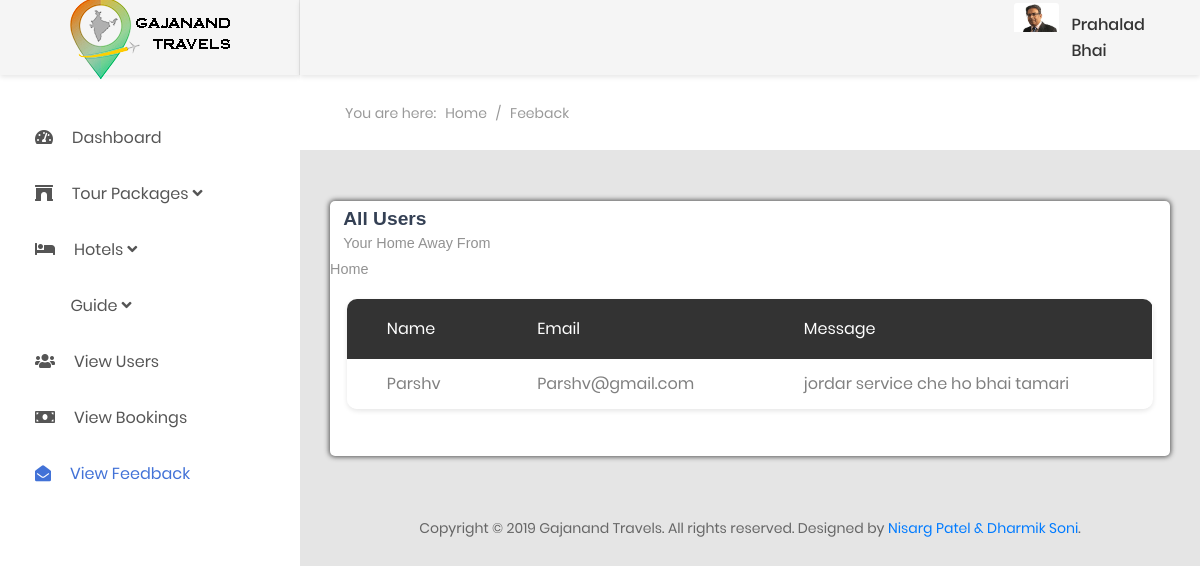
The app's page /admin/view_feedback.php with its own data.
### tables this page shows
CREATE TABLE IF NOT EXISTS `feedback_info` (
  `Id` int(3) NOT NULL AUTO_INCREMENT,
  `Name` varchar(50) NOT NULL,
  `Email` varchar(50) NOT NULL,
  `Message` text NOT NULL,
  KEY `Id` (`Id`),
  KEY `Id_2` (`Id`)
);

### admin/feedback_table.php (called while the page is built)
<?php
include('../includes/config.php');
$feed_detail = "SELECT * from feedback_info ";
$feed_detail_rs = mysqli_query($con,$feed_detail);
?>

### admin/view_feedback.php (the view, shortened to what this page needs)
<?php
    include('feedback_table.php');
 ?>
<!DOCTYPE html>
<html lang="en">
<head>
    <link href="css/font-face.css" rel="stylesheet" media="all">
    <link href="vendor/font-awesome-4.7/css/font-awesome.min.css" rel="stylesheet" media="all">
    <link href="vendor/font-awesome-5/css/fontawesome-all.min.css" rel="stylesheet" media="all">
    <link href="vendor/mdi-font/css/material-design-iconic-font.min.css" rel="stylesheet" media="all">
    <link href="vendor/bootstrap-4.1/bootstrap.min.css" rel="stylesheet" media="all">
    <link href="vendor/animsition/animsition.min.css" rel="stylesheet" media="all">
    <link href="vendor/bootstrap-progressbar/bootstrap-progressbar-3.3.4.min.css" rel="stylesheet" media="all">
    <link href="vendor/wow/animate.css" rel="stylesheet" media="all">
    <link href="vendor/css-hamburgers/hamburgers.min.css" rel="stylesheet" media="all">
    <link href="vendor/slick/slick.css" rel="stylesheet" media="all">
    <link href="vendor/select2/select2.min.css" rel="stylesheet" media="all">
    <link href="vendor/perfect-scrollbar/perfect-scrollbar.css" rel="stylesheet" media="all">
<link rel='stylesheet' href='https://use.fontawesome.com/releases/v5.7.0/css/all.css'>
    <link rel="stylesheet" href="https://cdnjs.cloudflare.com/ajax/libs/font-awesome/4.7.0/css/font-awesome.min.css">
    <link href="css/theme.css" rel="stylesheet" media="all">
    <link href="css/my1.css" rel="stylesheet" media="all">
</head>
<body class="animsition">
    <div class="page-wrapper">
        <aside class="menu-sidebar d-none d-lg-block">
            <div class="logo">
                <a href="#">
                    <img src="../Logo/nisFinal.png" alt="Cool Admin"  />
                </a>
            </div>
            <div class="menu-sidebar__content js-scrollbar1">
                <nav class="navbar-sidebar">
                    <ul class="list-unstyled navbar__list">
                         <li class="has-sub">
                            <a href="home.php">
                                <i class="fas fa-tachometer-alt"></i>Dashboard
                            </a>
                        </li>
                        <li>
                            <a class="js-arrow" href="#">
                                <i class="fas fa-archway"></i>Tour Packages
                                <span class="arrow">
                                    <i class="fas fa-angle-down"></i>
                                </span>
                            </a>
                        </li>
                        <li class="has-sub">
                            <a class="js-arrow " href="#">
                                <i class="fas fa-hotel"></i>Hotels
                                <span class="arrow">
                                    <i class="fas fa-angle-down"></i>
                                </span>
                            </a>
                        </li>
                        <li class="has-sub ">
                            <a class="js-arrow" href="#">
                                <i class="zmdi zmdi-face"></i> Guide
                                <span class="arrow">
                                    <i class="fas fa-angle-down"></i>
                                </span>
                            </a>
                        </li>
                        <li class="has-sub">
                            <a href="all_users.php">
                                <i class="fas fa-users"></i>View Users
                            </a>
                        </li>
                        <li class="has-sub">
                            <a href="view_bookings.php">
                                <i class="fas fa-money"></i>View Bookings
                            </a>
                        </li>
                        <li class="has-sub active">
                            <a href="view_feedback.php">
                                <i class="fa fa-envelope-open"></i>View Feedback
                            </a>
                        </li>
                    </ul>
                </nav>
            </div>
        </aside>
        <div class="page-container">
            <header class="header-desktop">
                <div class="section__content section__content--p30">
                    <div class="container-fluid">
                        <div class="header-wrap">
                            <div class="header-button">
                                          <div class="account-wrap" >
                                    <div class="account-item clearfix js-item-menu">
                                        <div class="image">
                                            <img src="images/admin.jpg" alt="Admin"  />
                                        </div>
                                        <div class="content">
                                            <a class="js-acc-btn" href="#">Prahalad Bhai</a>
                                        </div>
                                    </div>
                                </div>
                            </div>
                        </div>
                    </div>
                </div>
            </header>
            <section class="au-breadcrumb m-t-75">
                <div class="section__content section__content--p30">
                    <div class="container-fluid">
                        <div class="row">
                            <div class="col-md-12">
                                <div class="au-breadcrumb-content">
                                    <div class="au-breadcrumb-left">
                                        <span class="au-breadcrumb-span">You are here:</span>
                                        <ul class="list-unstyled list-inline au-breadcrumb__list">
                                            <li class="list-inline-item active">
                                                <a href="home.php">Home</a>
                                            </li>
                                            <li class="list-inline-item seprate">
                                                <span>/</span>
                                            </li>
                                            <li class="list-inline-item">Feeback</li>
                                        </ul>
                                    </div>
                                </div>
                            </div>
                        </div>
                    </div>
                </div>
            </section>
            <div class="main-content">
                <div class="section__content section__content--p30">
                    <div class="container-fluid">
                        <div class="row rrow" style="margin-top: -8%;">
                            <div class="two-box-text">
                        <h4 class="two-box-title">
                                    All Users
                                </h4>
                                <span class="two-box-desc">
                                    your home away from home
                                </span>
                    </div>
                            <div class="col-lg-18" style="width: 100%; padding: 2%;">
                                <div class="table-responsive table--no-card m-b-30">
                                    <table class="table table-borderless table-striped table-earning">
                                        <thead>
                                            <tr>
                                                <th scope="col">Name</th>
                                                <th scope="col">Email</th>
                                                <th scope="col">Message</th>
                                            </tr>
                                        </thead>
                                        <tbody>
                                            <?php
                                                while($feed_detail_data = mysqli_fetch_array($feed_detail_rs)){
                                             ?>
                                        <form method="post" id="allUser" action="del_user.php">
                                            <tr>
                                                <td><?php echo $feed_detail_data['Name'];?></td>
                                                <td><?php echo $feed_detail_data['Email'];?></td>
                                                <td><?php echo $feed_detail_data['Message'];?></td>
                                            </tr>
                                        </form>
                                            <?php
                                        }
                                        ?>
                                        </tbody>
                                    </table>
                                </div>
                            </div>
                        </div>
                        <div class="row">
                            <div class="col-md-12">
                                <div class="copyright">
                                    <p>Copyright © 2019 Gajanand Travels. All rights reserved. Designed by <a href="#">Nisarg Patel & Dharmik Soni</a>.</p>
                                </div>
                            </div>
                        </div>
                    </div>
                </div>
            </div>
        </div>
    </div>
</body>
</html>

### admin/css/my1.css (style rules this page uses)
.rrow { background-color: #fff; margin-bottom:5%; box-shadow:0px 0px 5px 1px #555; border-radius:5px; }
.two-box-title { font-size: 1.2rem; font-weight: 700; color: #344054; font-family: 'Quicksand', sans-serif; text-transform: capitalize; padding-left: 7%; padding-top: 3%; }
.two-box-desc { font-size: .9rem; font-weight: 500; color: #929292; font-family: 'Quicksand', sans-serif; text-transform: capitalize; padding-left: 7%; width:auto; }

### records on screen
feedback_info: Name "Parshv", Email "Parshv@gmail.com", Message "jordar service che ho bhai tamari"
